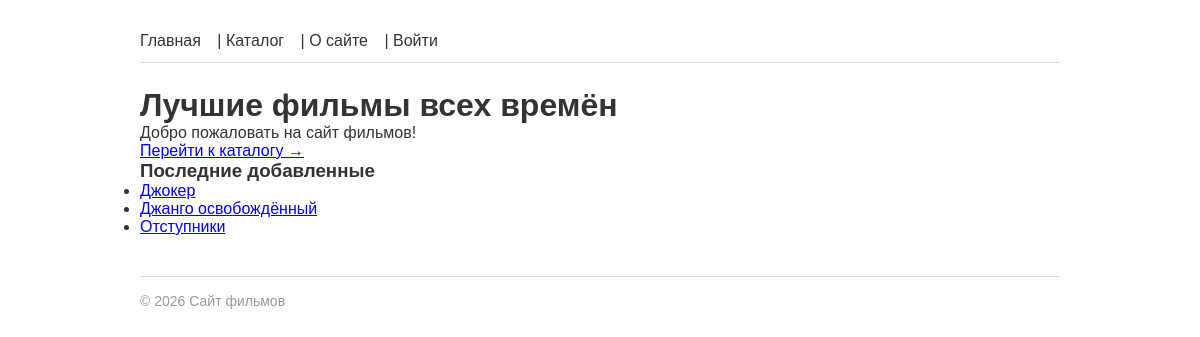
The page / on the database its author committed.
### films/models.py (models this page shows, shortened)
class Film(models.Model):
    title = models.CharField(max_length=200, verbose_name='Название')
    year = models.PositiveIntegerField(validators=[validate_film_year], verbose_name='Год выпуска')
    description = models.TextField(blank=True, verbose_name='Описание')
    rating = models.DecimalField(max_digits=3, decimal_places=1, default=0.0, verbose_name='Рейтинг')
    slug = models.SlugField(max_length=200, unique=True, blank=True)
    poster = models.ImageField(
        upload_to='posters/',
        blank=True,
        validators=[
                validate_file_size,
                FileExtensionValidator(allowed_extensions=['jpg', 'jpeg', 'png', 'webp'])
            ],
        verbose_name='Постер'
    )
    created_at = models.DateTimeField(auto_now_add=True, verbose_name='Дата добавления')
    director = models.ForeignKey(
        'Director', on_delete=models.SET_NULL, null=True, blank=True,
        related_name='films', verbose_name='Режиссёр'
    )
    genres = models.ManyToManyField('Genre', blank=True, related_name='films', verbose_name='Жанры')
    actors = models.ManyToManyField('Actor', blank=True, related_name='films', verbose_name='Актёры')
    objects = FilmManager()
    class Meta:
        ordering = ['-year']
        verbose_name = 'Фильм'
        verbose_name_plural = 'Фильмы'
    def get_absolute_url(self):
        return reverse('films:film_detail', kwargs={'slug': self.slug})

### films/views.py (the view)
# urls.py: path('', views.IndexView.as_view(), name='index'),
class IndexView(TemplateView):
    template_name = 'films/index.html'
    def get_context_data(self, **kwargs):
        context = super().get_context_data(**kwargs)
        context['title'] = 'Лучшие фильмы всех времён'
        return context

### films/models.py (called while the page is built)
    def recent(self, count=5):
        return self.order_by('-created_at')[:count]

### films/templatetags/film_tags.py (called while the page is built)
@register.simple_tag
def current_year():
    return datetime.date.today().year

@register.inclusion_tag('films/includes/latest_films.html')
def latest_films(count=3):
    films = Film.objects.recent(count)
    return {'films': films}

### films/templates/films/index.html (shortened to what this page needs)
{% extends 'base.html' %}
{% block content %}
    <h1>{{ title }}</h1>
    <p>Добро пожаловать на сайт фильмов!</p>
    <a href="{% url 'films:film_list' %}">Перейти к каталогу →</a>
{% endblock %}

### films/templates/films/includes/latest_films.html
{% load film_tags %}
<div class="latest-films">
    <h3>Последние добавленные</h3>
    <ul>
    {% for film in films %}
        <li><a href="{{ film.get_absolute_url }}">{{ film.title }}</a></li>
    {% empty %}
        <li>Фильмов пока нет.</li>
    {% endfor %}
    </ul>
</div>

### static/css/base.css (style rules this page uses)
* { box-sizing: border-box; margin: 0; padding: 0; }
body { font-family: Arial, sans-serif; max-width: 960px; margin: 0 auto; padding: 20px; color: #333; }

### rows shown on the page
Film: title "Джокер"
Film: title "Джанго освобождённый"
Film: title "Отступники"

### other values the page prints
{{ title }} "Лучшие фильмы всех времён"
